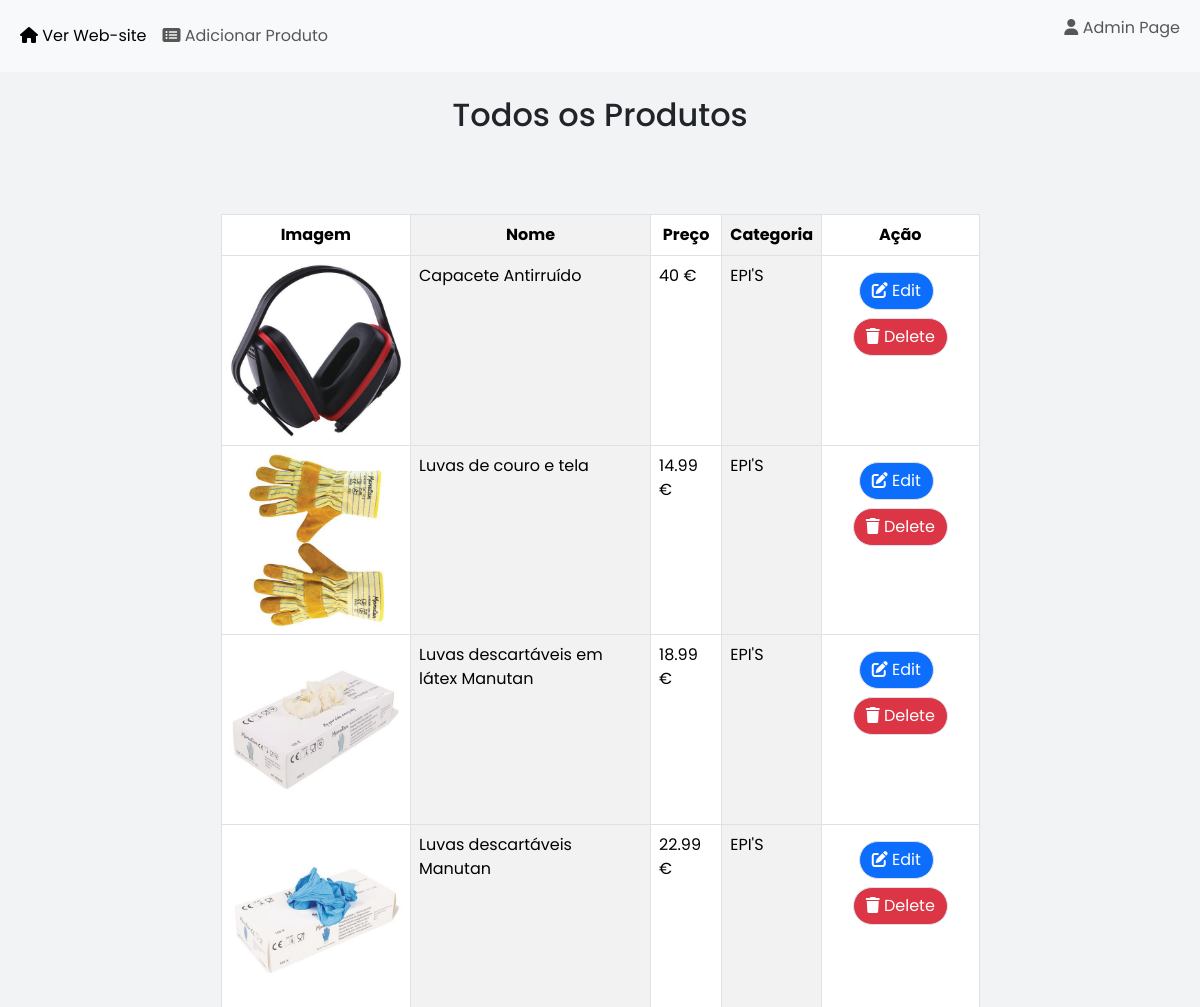
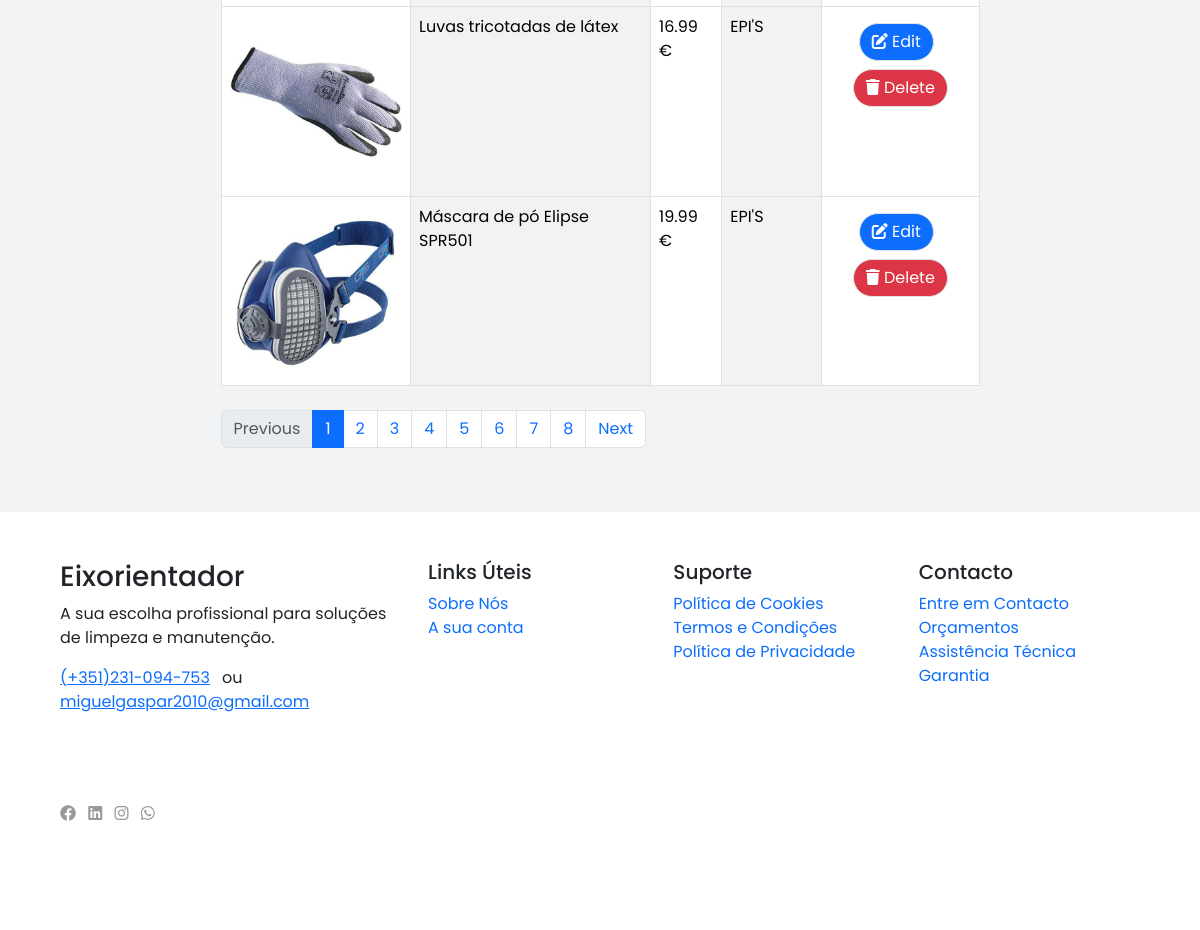
The app's page /crud/admin_page.php with its own data (2 pictures, top to bottom).
### tables this page shows
CREATE TABLE `products` (
  `IDP` int(11) NOT NULL,
  `name` varchar(255) NOT NULL,
  `IDCAT` int(11) NOT NULL,
  `price` float NOT NULL,
  `thumb` varchar(255) NOT NULL,
  `description` varchar(255) NOT NULL,
  `quantity` int(11) NOT NULL,
  `promote` tinyint(1) NOT NULL,
  `discount` int(11) NOT NULL
);

CREATE TABLE `category` (
  `IDCAT` int(11) NOT NULL,
  `name` varchar(255) NOT NULL,
  `image` varchar(255) NOT NULL
);

### crud/admin_page.php (the view, shortened to what this page needs)
<?php
include('../auth/db_conn.php');
$produtosPorPagina = 6;
$paginaAtual = isset($_GET['pagina']) ? $_GET['pagina'] : 1;
$inicio = ($paginaAtual - 1) * $produtosPorPagina;
$select = mysqli_query($mysqli, "SELECT products.*, category.name AS category_name FROM products LEFT JOIN category ON products.IDCAT = category.IDCAT LIMIT $inicio, $produtosPorPagina");
?>
<!DOCTYPE html>
<html lang="pt">
<head>
    <link rel="stylesheet" type="text/css" href="../vendor/bootstrap-5.3.2-dist/css/bootstrap.min.css">
    <link rel="stylesheet" type="text/css" href="../vendor/fontawesome-free-6.4.2-web/css/all.css">
    <link rel="stylesheet" type="text/css" href="../css/css.php">
</head>
<body>
    <header>
        <nav class="navbar navbar-expand-lg navbar-light bg-light">
            <div class="container-fluid">
                <div class="collapse navbar-collapse" id="navbarNav">
                    <ul class="navbar-nav">
                        <li class="nav-item">
                            <a class="nav-link active" href="../index.php"><i class="fas fa-home"></i> Ver Web-site</a>
                        </li>
                        <li class="nav-item ">
                            <a class="nav-link " href="add_product.php" role="button">
                                <i class="fas fa-list-alt"></i> Adicionar Produto
                            </a>
                        </li>
                    </ul>
                    <ul class="navbar-nav ms-auto">
                        <li class="nav-item">
                            <p class="nav-link " href="#" role="button" data-bs-toggle="dropdown" aria-expanded="false">
                                <i class="fas fa-user"></i> Admin Page
                            </p>
                        </li>
                    </ul>
                </div>
            </div>
        </nav>
    </header>
    <h2 class="text-center mt-4">Todos os Produtos</h2>
    <div class="container p-5">
        <div class="container mt-4 table-responsive w-75">
            <table class="table table-bordered table-striped-columns">
                <thead class="text-center">
                    <tr>
                        <th>Imagem</th>
                        <th>Nome</th>
                        <th>Preço</th>
                        <th>Categoria</th>
                        <th>Ação</th>
                    </tr>
                </thead>
                <?php
                while ($row = mysqli_fetch_assoc($select)) {
                    ?>
                    <tr>
                        <td class="w-25"><img src="../img/produtos/<?= $row["thumb"] ?>" class="img-fluid" alt=""></td>
                        <td>
                            <?php echo $row['name']; ?>
                        </td>
                        <td>
                            <?php echo $row['price']; ?> €
                        </td>
                        <td>
                            <?php echo $row['category_name']; ?>
                        </td>
                        <td class="text-center">
                            <a href="update.php?edit=<?php echo $row['IDP']; ?>"
                                class="btn btn-primary rounded-pill border me-2 mt-2 ">
                                <i class="fas fa-edit"></i> Edit
                            </a>
                            <a href="admin_page.php?delete=<?php echo $row['IDP']; ?>"
                                class="btn btn-danger rounded-pill border mt-2">
                                <i class="fas fa-trash"></i> Delete
                            </a>
                        </td>
                    </tr>
                <?php } ?>
            </table>
            <div class="pagination mt-4">
                <?php
                $totalProdutos = mysqli_num_rows(mysqli_query($mysqli, "SELECT * FROM products"));
                $totalPaginas = ceil($totalProdutos / $produtosPorPagina);
                ?>
                <nav aria-label="...">
                    <ul class="pagination">
                        <li class="page-item disabled">
                            <span class="page-link">Previous</span>
                        </li>
                        <?php
                        for ($i = 1; $i <= $totalPaginas; $i++) {
                            ?>
                            <li class="page-item <?= $i == $paginaAtual ? 'active' : ''; ?>">
                                <a class="page-link" href='?pagina=<?= $i ?>' class='btn btn-outline-primary'>
                                    <?= $i ?>
                                </a>
                            </li>
                            <?php
                        }
                        ?>
                        <li class="page-item">
                            <a class="page-link" href="#">Next</a>
                        </li>
                    </ul>
                </nav>
            </div>
        </div>
    </div>
    <footer>
        <?php require_once("../includes/footer.php") ?>
    </footer>
</body>
</html>

### includes/footer.php (shortened to what this page needs)
<div class="container-fluid bg-white p-5 z-3">
    <div class="container ">
        <div class="row">
            <div class="col-12 col-sm-6 col-lg-4">
                <div class="">
                    <h3>Eixorientador</h3>
                    <p>A sua escolha profissional para soluções de limpeza e manutenção.</p>
                    <div class="copywrite-text mb-5">
                        <p class="mb-0"><a href="tel:+351231094753">(+351)231-094-753</a> <span class="mx-2"> ou
                            </span><a href="mailto:miguelgaspar2010@gmail.com"
                                class="text-break">miguelgaspar2010@gmail.com</a></p>
                    </div>
                </div>
            </div>
            <div class="col-12 col-sm-6 col-lg">
                <div class="">
                    <h5 class="widget-title">Links Úteis</h5>
                    <div class="footer_menu">
                        <ul class="list-unstyled">
                            <li><a href="About_us.php" class="text-decoration-none">Sobre Nós</a></li>
                            <li><a href="Account.php" class="text-decoration-none">A sua conta</a></li>
                        </ul>
                    </div>
                </div>
            </div>
            <div class="col-12 col-sm-6 col-lg">
                <div class="">
                    <h5 class="widget-title">Suporte</h5>
                    <div class="footer_menu">
                        <ul class="list-unstyled">
                            <li class="d-block d-md-inline-block"><a href="#" class="text-decoration-none">Política de
                                    Cookies</a></li>
                            <li class="d-block d-md-inline-block"><a href="FAQ.php" class="text-decoration-none">Termos
                                    e Condições</a></li>
                            <li class="d-block d-md-inline-block"><a href="FAQ.php"
                                    class="text-decoration-none">Política de Privacidade</a></li>
                        </ul>
                    </div>
                </div>
            </div>
            <div class="col-12 col-sm-6 col-lg">
                <div class="">
                    <h5 class="widget-title">Contacto</h5>
                    <div class="footer_menu">
                        <ul class="list-unstyled">
                            <li><a href="ContactUs.php" class="text-decoration-none">Entre em Contacto</a></li>
                            <li><a href="ContactUs.php" class="text-decoration-none">Orçamentos</a></li>
                            <li><a href="ContactUs.php" class="text-decoration-none">Assistência Técnica</a></li>
                            <li><a href="ContactUs.php" class="text-decoration-none">Garantia</a></li>
                        </ul>
                    </div>
                </div>
            </div>
            <div class="socials d-none d-sm-block mt-xl-3 me-5 pt-4 h-60">
                <div class="d-lg-inline d-none me-1">
                    <ul class="list-inline">
                        <li class="list-inline-item">
                            <a href="#" class="text-decoration-none">
                                <i class="fab fa-facebook"></i>
                            </a>
                        </li>
                        <li class="list-inline-item">
                            <a href="#" class="text-decoration-none">
                                <i class="fab fa-linkedin"></i>
                            </a>
                        </li>
                        <li class="list-inline-item">
                            <a href="#" class="text-decoration-none">
                                <i class="fab fa-instagram"></i>
                            </a>
                        </li>
                        <li class="list-inline-item">
                            <a href="#" class="text-decoration-none">
                                <i class="fab fa-whatsapp"></i>
                            </a>
                        </li>
                    </ul>
                </div>
            </div>
        </div>
    </div>
    <div class="small_copyright d-flex justify-content-end">
    </div>
</div>

### records on screen
products: thumb (picture), name "Capacete Antirruído", price "40", IDCAT.name "EPI'S"
products: thumb (picture), name "Luvas de couro e tela", price "14.99", IDCAT.name "EPI'S"
products: thumb (picture), name "Luvas descartáveis em látex Manutan", price "18.99", IDCAT.name "EPI'S"
products: thumb (picture), name "Luvas descartáveis Manutan", price "22.99", IDCAT.name "EPI'S"
products: thumb (picture), name "Luvas tricotadas de látex", price "16.99", IDCAT.name "EPI'S"
products: thumb (picture), name "Máscara de pó Elipse SPR501", price "19.99", IDCAT.name "EPI'S"
